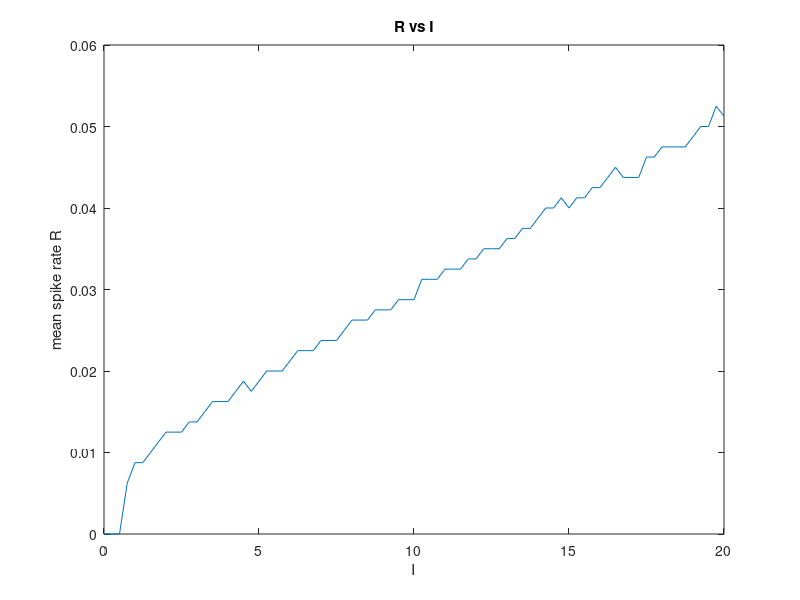

The MATLAB source for this figure:
%   This MATLAB file generates figure 1 in the paper by 
%               Izhikevich E.M. (2004) 
%   Which Model to Use For Cortical Spiking Neurons? 
%   use MATLAB R13 or later. November 2003. San Diego, CA 

%   Modified by Ali Minai


%%%%%%%%%%%%%%% regular spiking %%%%%%%%%%%%%%%%%%%%%% 

steps = 1000;                  %This simulation runs for 1000 steps

a=0.02; b=0.25; c=-65;  d=6;
V=-64; u=b*V;
VV=[];  uu=[];
tau = 1; %0.25; %temporary used for convenience
tspan = 0:tau:steps;  %tau is the discretization time-step
                                  %tspan is the simulation interval
                                
T1=50;            %T1 is the time at which the step input rises
spike_ts = [];

R = []; % mean spike rate

% REVISIT: Probable have to reset V, u...
for I = 0:.25:20
    
    i = 0;
    
    for t=tspan
        
        V = V + tau*(0.04*V^2+5*V+140-u+I);
        u = u + tau*a*(b*V-u);
        
        
        
        if V > 30                 %if this is a spike
            VV(end+1)=30;         %VV is the time-series of membrane potentials
            V = c;
            u = u + d;
            spike_ts = [spike_ts ; 1];   %records a spike
        else
            VV(end+1)=V;
            spike_ts = [spike_ts ; 0];   %records no spike
        end;
        uu(end+1)=u;
        
        
        i = i + 1;
    end;
    
    
    r = sum(spike_ts(201:1000))/800;
    R = [R, r];
    
    % reset arrays
    spike_ts = [];
    uu = [];
    VV = [];
    
end


plot(0:.25:20, R)
xlabel(' I ')
ylabel('mean spike rate R')
title('R vs I')

% subplot(2,1,1)
% plot(tspan,VV);                   %VV is plotted as the output
% axis([0 max(tspan) -90 40])
% xlabel('time step');
% ylabel('V_m')
% %xticks([0 max(tspan)]);
% %xticklabels([0 steps]);
% title('Regular Spiking');

%subplot(2,1,2)
%plot(tspan,spike_ts,'r');                   %spike train is plotted
%axis([0 max(tspan) 0 1.5])
%xlabel('time step');
%xticks([0 max(tspan)]);
%xticklabels([0 steps]);
%yticks([0 1]); 





